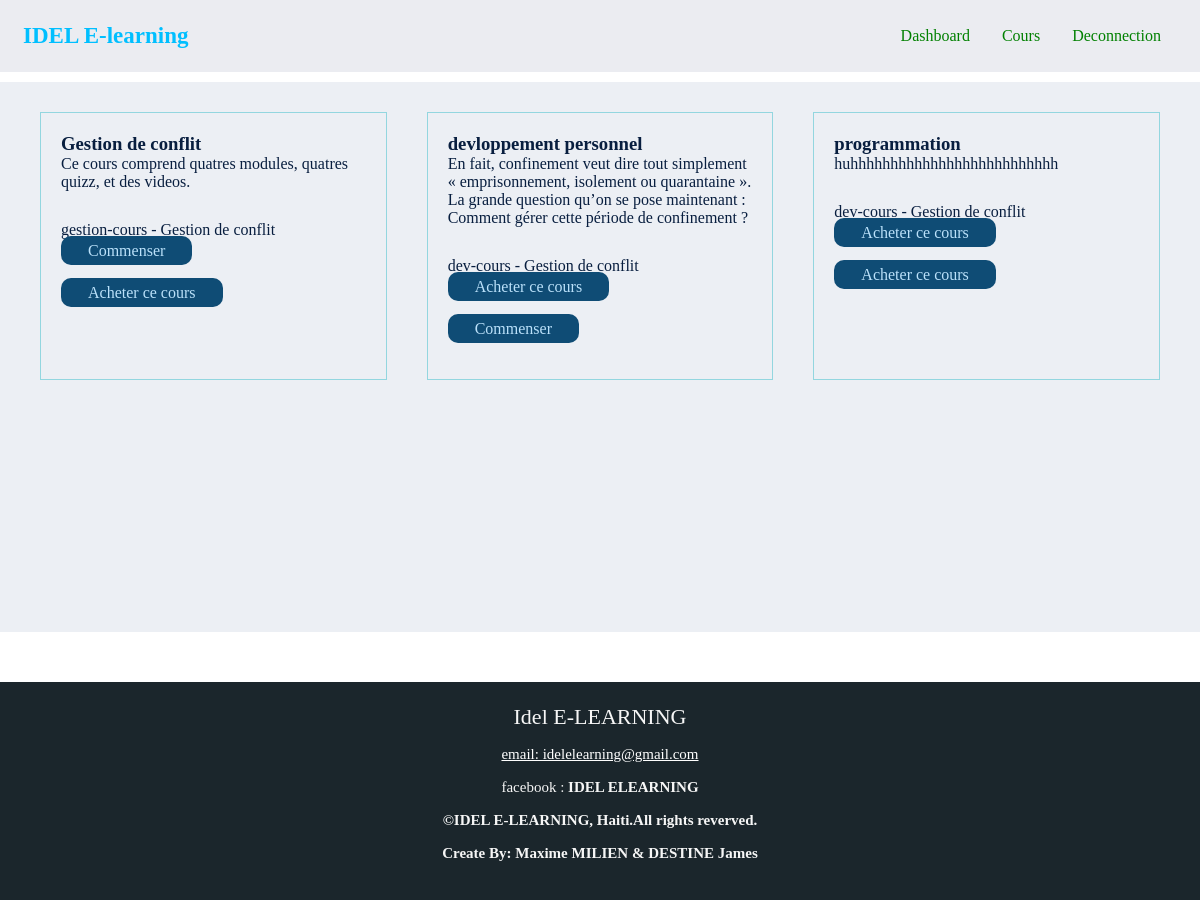
Page /nos-cours/ (signed in) on the committed database.
### course/models.py (models this page shows)
class Courses(models.Model):
    title = models.CharField(max_length=250)
    description = models.TextField()
    author = models.CharField(max_length=50)
    price = models.IntegerField()
    time = models.TimeField(null=True, blank=True)
    url = models.CharField(null=True, blank=True, max_length=15)
    active = models.BooleanField(default=False)
    def __str__(self):
        return self.title

### course/views.py (the view)
# urls.py: path('nos-cours/', views.cours, name="nos-cours"),
def cours(request):
    cours = Courses.objects.all()
    return render(request, "nos-cours.html", {'cours': cours})

### Elearning/templates/nos-cours.html
{% extends "base.html"%}
{% load static %}
{%block content%}
<section id="htr-border" class="color-cours">
    <div id="element-row">
        {% for i in cours %}
        <div class="element-column">
            <h3>{{ i.title }}</h3>
            <p style="margin-bottom: 30px;">{{ i.description }}</p>
            <div>
                {% with lien=i.url ok=request.user.myuser.get.course.all %}
                {{ lien }} - {{ ok.0 }}
                    {% for c in ok %}
                    <p><a href="{% if c.active and i.id == c.id %}{{lien}}{% else %} {% url 'pin' i.id %} {% endif %}" class="btn-special">
                        {% if c.active and i.id == c.id %}Commenser{% else %}Acheter ce cours{% endif %}</a></p> <br>
                    {% empty %}
                     <p><a href=" {% url 'pin' i.id %} " class="btn-special">Acheter ce cours</a></p>
                    {% endfor %}
                {% endwith %}
            </div>
        </div>
        {% endfor %}
    </div>
</section>
{%endblock%}

### static/menu.css (style rules this page uses)
* { margin: 0; padding: 0; box-sizing: border-box; font-family: "open sans" sans-sherif; }
#htr-border { height: 550px; background: #eceff4; color: #081e3f; }
#element-row { display: flex; flex-direction: row; padding: 10px; margin: 10px; }
.element-column { border: 1px solid rgb(147, 214, 223); display: flex; flex-direction: column; height: auto; width: 380px; padding: 20px; margin: 20px; }
.element-column { padding-bottom: 20px; margin-bottom: 15px; }

### static/dev-cours-style.css (style rules this page uses)
* { margin: 0; padding: 0; }

### static/gestion-de-conflit.css (style rules this page uses)
body { margin: 0; padding: 0; }

### static/new.css (style rules this page uses)
.btn-special { text-decoration: none; font-weight: 500; padding: 5px 26px; margin-bottom: 26px; line-height: 1.5; border: 1px solid transparent; border-radius: 5px; background: #0f4c75; font-size: inherit; color: #bbe1fa; margin-top: 20px; height: 45px; border-radius: 10px; }

### rows in the picture
Courses: title "Gestion de conflit", description "Ce cours comprend quatres modules, quatres quizz, et des videos.", url "gestion-cours", active "Commenser"
Courses: active "Acheter ce cours", title "devloppement personnel", description "En fait, confinement veut dire tout simplement « emprisonnement, isolement ou quarantaine ». La grande question qu’on se pose maintenant : Comment gérer cette période de confinement ?", url "dev-cours"
Courses: title "programmation", description "huhhhhhhhhhhhhhhhhhhhhhhhhhh", url "dev-cours"
